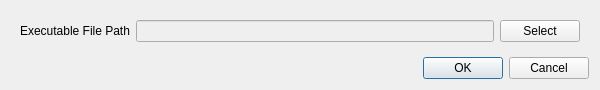
<?xml version="1.0" encoding="UTF-8"?>
<ui version="4.0">
 <class>ParaViewSettingDialog</class>
 <widget class="QDialog" name="ParaViewSettingDialog">
  <property name="geometry">
   <rect>
    <x>0</x>
    <y>0</y>
    <width>600</width>
    <height>90</height>
   </rect>
  </property>
  <property name="windowTitle">
   <string>ParaView Setting</string>
  </property>
  <layout class="QVBoxLayout" name="verticalLayout">
   <item>
    <widget class="QWidget" name="widget" native="true">
     <layout class="QHBoxLayout" name="horizontalLayout">
      <item>
       <widget class="QLabel" name="label">
        <property name="text">
         <string>Executable File Path</string>
        </property>
       </widget>
      </item>
      <item>
       <widget class="QLineEdit" name="filePath">
        <property name="enabled">
         <bool>false</bool>
        </property>
       </widget>
      </item>
      <item>
       <widget class="QPushButton" name="select">
        <property name="text">
         <string>Select</string>
        </property>
       </widget>
      </item>
     </layout>
    </widget>
   </item>
   <item>
    <widget class="QDialogButtonBox" name="buttonBox">
     <property name="orientation">
      <enum>Qt::Horizontal</enum>
     </property>
     <property name="standardButtons">
      <set>QDialogButtonBox::Cancel|QDialogButtonBox::Ok</set>
     </property>
    </widget>
   </item>
  </layout>
 </widget>
 <resources/>
 <connections>
  <connection>
   <sender>buttonBox</sender>
   <signal>accepted()</signal>
   <receiver>ParaViewSettingDialog</receiver>
   <slot>accept()</slot>
   <hints>
    <hint type="sourcelabel">
     <x>248</x>
     <y>254</y>
    </hint>
    <hint type="destinationlabel">
     <x>157</x>
     <y>274</y>
    </hint>
   </hints>
  </connection>
  <connection>
   <sender>buttonBox</sender>
   <signal>rejected()</signal>
   <receiver>ParaViewSettingDialog</receiver>
   <slot>reject()</slot>
   <hints>
    <hint type="sourcelabel">
     <x>316</x>
     <y>260</y>
    </hint>
    <hint type="destinationlabel">
     <x>286</x>
     <y>274</y>
    </hint>
   </hints>
  </connection>
 </connections>
</ui>
